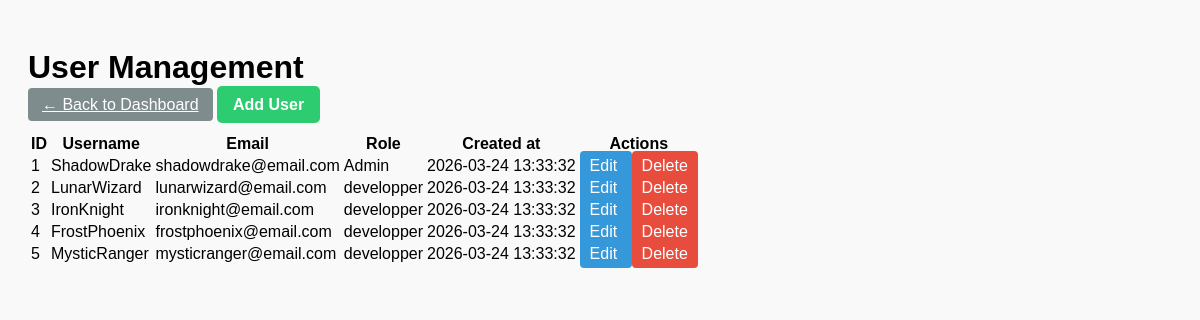
The page /admin/users.php (signed in) on the database its author committed.
### tables this page shows
CREATE TABLE IF NOT EXISTS users (
id INT AUTO_INCREMENT PRIMARY KEY,
username VARCHAR(100) NOT NULL,
email VARCHAR(100) NOT NULL,
password VARCHAR(200) NOT NULL,
his_role ENUM('Admin','developper') DEFAULT 'developper',
created_at TIMESTAMP DEFAULT CURRENT_TIMESTAMP
);

### admin/users.php (the view, shortened to what this page needs)
<?php
require '../auth/db.php';
$users = $pdo->query("SELECT * FROM users")
->fetchAll(PDO::FETCH_ASSOC);
?>
<!DOCTYPE html>
<html>
<head>
<link rel="stylesheet" href="../assets/css/style.css">
<link rel="stylesheet" href="../assets/css/style.php">
</head>
<body>
<h1>User Management</h1>
<a href="../index.php" class="btn-back">← Back to Dashboard</a>
<a href="add_user.php" class="btn-add">Add User</a>
<br><br>
<table>
<tr>
<th>ID</th>
<th>Username</th>
<th>Email</th>
<th>Role</th>
<th>Created at</th>
<th>Actions</th>
</tr>
<?php foreach($users as $u): ?>
<tr>
<td><?= $u['id'] ?></td>
<td><?= htmlspecialchars($u['username']) ?></td>
<td><?= htmlspecialchars($u['email']) ?></td>
<td><?= htmlspecialchars($u['his_role']) ?></td>
<td><?= htmlspecialchars($u['created_at']) ?></td>
<td class="actions">
<a href="edit_user.php?id=<?= $u['id'] ?>" class="btn-edit">
Edit
</a>
<a href="delete_user.php?id=<?= $u['id'] ?>"
class="btn-delete"
onclick="return confirm('Delete this user?')">
Delete
</a>
</td>
</tr>
<?php endforeach; ?>
</table>
</body>
</html>

### Assets/css/style.css (style rules this page uses)
body { font-family: Arial, sans-serif; padding: 20px; background: #f9f9f9; }
h1 { margin-bottom: 10px; }
.btn-add { background: #2ecc71; color: white; padding: 10px 16px; text-decoration: none; border-radius: 5px; font-weight: bold; }
.btn-edit { background: #3498db; color: white; padding: 6px 10px; border-radius: 4px; text-decoration: none; }
.btn-delete { background: #e74c3c; color: white; padding: 6px 10px; border-radius: 4px; text-decoration: none; }
.btn-back { background:#7f8c8d; color:white; padding:8px 14px; border-radius:4px; }

### rows shown on the page
users: id "1", username "ShadowDrake", email "shadowdrake@email.com", his_role "Admin", created_at "2026-03-24 13:33:32"
users: id "2", username "LunarWizard", email "lunarwizard@email.com", his_role "developper", created_at "2026-03-24 13:33:32"
users: id "3", username "IronKnight", email "ironknight@email.com", his_role "developper", created_at "2026-03-24 13:33:32"
users: id "4", username "FrostPhoenix", email "frostphoenix@email.com", his_role "developper", created_at "2026-03-24 13:33:32"
users: id "5", username "MysticRanger", email "mysticranger@email.com", his_role "developper", created_at "2026-03-24 13:33:32"
